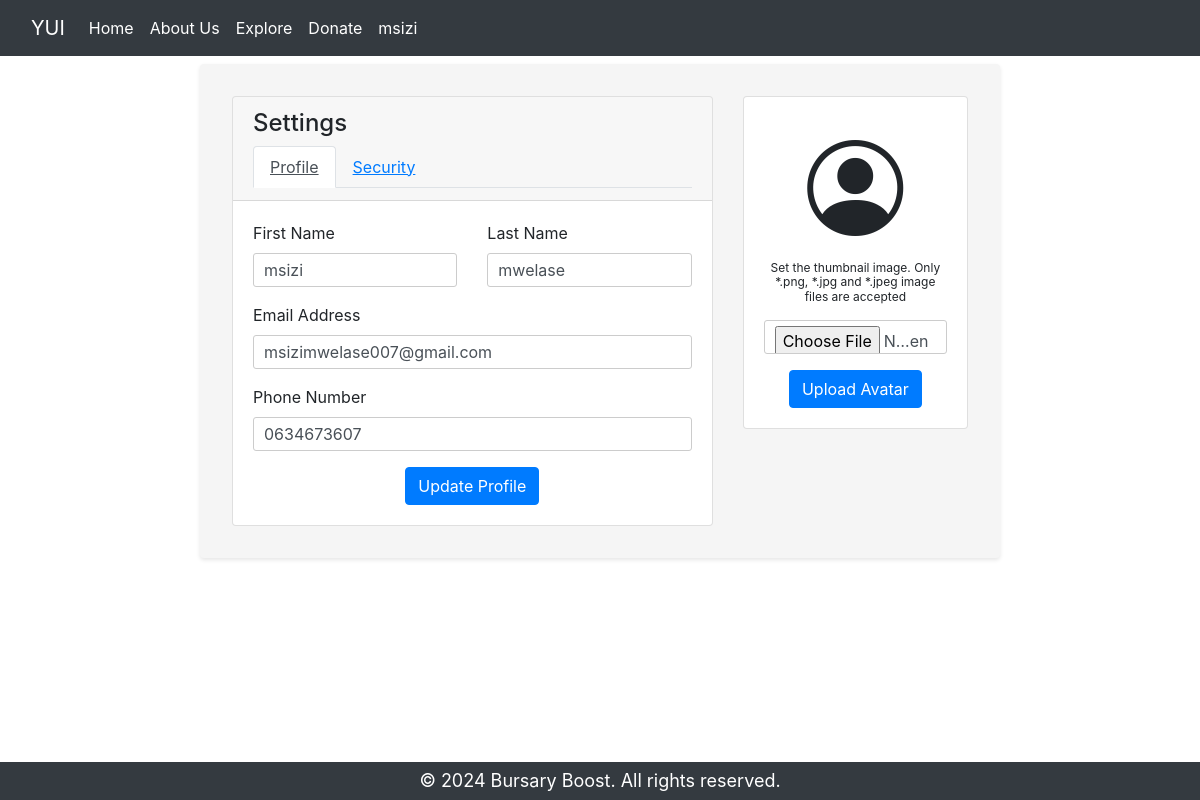
/update_profile/2 (signed in), run on an earlier commit of the app's database.
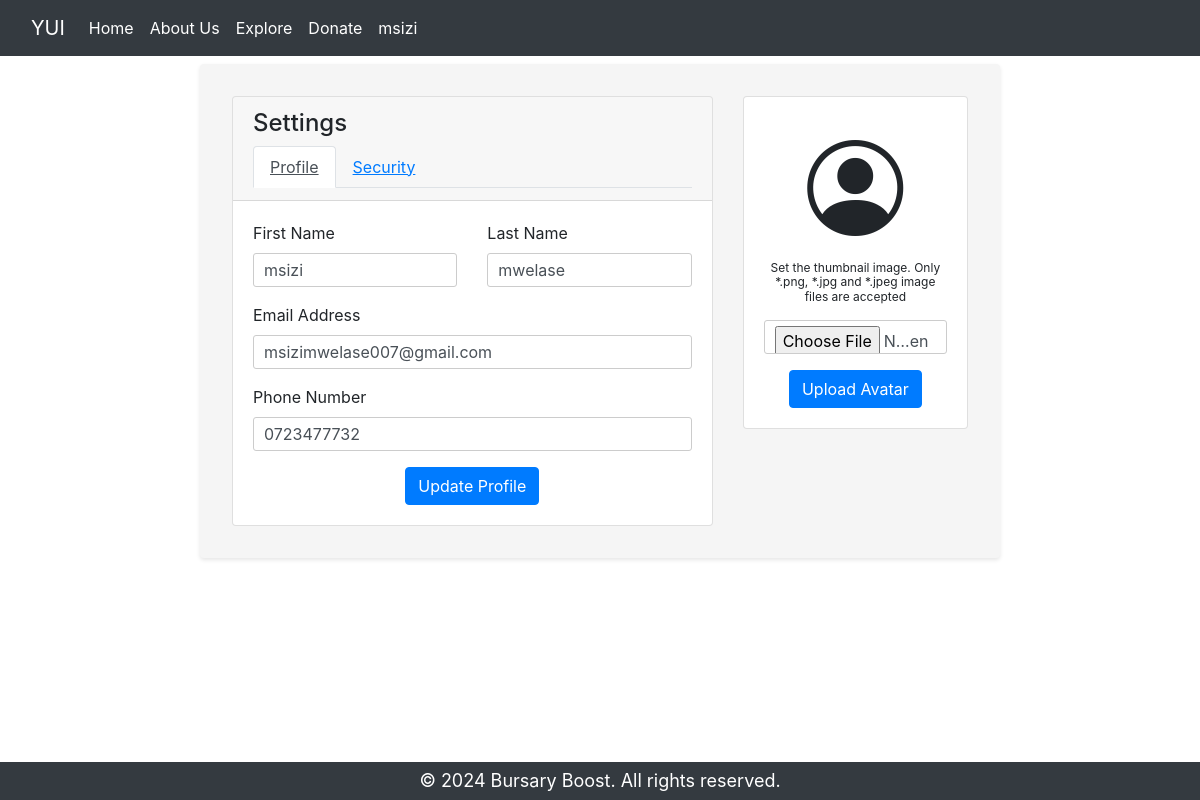
And on a later commit of the database.
### website/models.py (models this page shows, shortened)
class User(db.Model, UserMixin):
    _id = db.Column(db.Integer, primary_key=True)
    email = db.Column(db.String(150), unique=True)
    first_name = db.Column(db.String(150))
    last_name = db.Column(db.String(150))
    phone_number = db.Column(db.String(15))
    password = db.Column(db.String(150))
    gender = db.Column(db.String(150))
    id_number = db.Column(db.String(13))
    age = db.Column(db.Integer)
    status = db.Column(db.String(150))
    certified_id_document = db.Column(db.String(255))
    matric_statement = db.Column(db.String(255))
    cv = db.Column(db.String(255))
    other_supporting_documents = db.Column(db.String(255))

### website/views.py (the view, shortened to what this page needs)
@views.route('/update_profile/<int:user_id>', methods=['GET', 'POST'])
def update_profile(user_id):
    user = User.query.get(user_id)
    form = UpdateProfileForm(obj=user)
    form2 = UpdatePasswordForm()
    print(form.errors)
    return render_template("update_profile.html", form=form, form2=form2, user=current_user)

### website/forms.py
class UpdateProfileForm(FlaskForm):
    first_name = StringField(label='First Name', validators=[DataRequired()])
    last_name = StringField(label='Last Name', validators=[DataRequired()])
    email = EmailField(label='Email Address', validators=[DataRequired(), Email()])
    phone_number = TelField(label='Phone Number', validators=[DataRequired(), Length(min=10, max=10)])

class UpdatePasswordForm(FlaskForm):
    old_password = PasswordField(label='Old Password', validators=[DataRequired(), Length(min=8, max=20)])
    new_password = PasswordField(label='New Password', validators=[DataRequired(), Length(min=8, max=20)])
    confirm_new_password = PasswordField(label='Confirm New Password',
                                     validators=[DataRequired(),
                                                 EqualTo('new_password', 'password does not match')])
    submit_btn = SubmitField('Update')

### website/templates/update_profile.html (shortened to what this page needs)
{% extends "base.html" %}
{% block content %}
<div class="container my-2">
    <div class="row">
        <div class="col-md-8">
            <div class="card">
                <div class="card-header">
                    <h4>Settings</h4>
                    <ul class="nav nav-tabs" id="settingsTabs">
                        <li class="nav-item" onclick="gotoProfile()">
                            <a class="nav-link active" href="#">Profile</a>
                        </li>
                        <li class="nav-item" onclick="gotoSecurity()">
                            <a class="nav-link" href="#">Security</a>
                        </li>
                    </ul>
                </div>
                <div class="card-body" id="sharedCard">
                    <form method="POST" action="{{ url_for('views.update_profile', user_id=user._id)}}"
                        id="profileForm">
                        <div class="row">
                            <div class="col-md-6">
                                <div class="form-group">
                                    {{ form.first_name.label(class="form-label") }}
                                    {{ form.first_name(class_="form-control") }}
                                </div>
                            </div>
                            <div class="col-md-6">
                                <div class="form-group">
                                    {{ form.last_name.label(class="form-label") }}
                                    {{ form.last_name(class_="form-control") }}
                                </div>
                            </div>
                        </div>
                        <div class="form-group">
                            {{ form.email.label(class="form-label") }}
                            {{ form.email(class_="form-control") }}
                        </div>
                        <div class="form-group">
                            {{ form.phone_number.label(class="form-label") }}
                            {{ form.phone_number(class_="form-control") }}
                        </div>
                        <div class="d-flex justify-content-center">
                            <button type="submit" class="btn btn-primary">Update Profile</button>
                        </div>
                    </form>
                </div>
            </div>
        </div>
        <div class="col-md-4">
            <div class="card text-center">
                <div class="card-body">
                    <i class="bi bi-person-circle" style="font-size: 6rem;"></i>
                    <p style="font-size: 12px;">Set the thumbnail image. Only *.png, *.jpg and *.jpeg image files are
                        accepted</p>
                    <form>
                        <input type="file" class="form-control mb-3" accept="image/*">
                        <button type="button" class="btn btn-primary">Upload Avatar</button>
                    </form>
                </div>
            </div>
        </div>
    </div>
</div>
{% endblock %}

### website/templates/base.html (shortened to what this page needs)
<!DOCTYPE html>
<html>
<head class="container">
  <link rel="stylesheet" href="https://stackpath.bootstrapcdn.com/bootstrap/4.4.1/css/bootstrap.min.css"
 />
  <link rel="stylesheet" href="https://stackpath.bootstrapcdn.com/font-awesome/4.7.0/css/font-awesome.min.css"
 />
  <nav class="navbar navbar-expand-lg navbar-dark bg-dark">
    <div class="container-fluid">
      <a class="navbar-brand" href="#">YUI</a>
      <div class="collapse navbar-collapse" id="navbarNav">
        <ul class="navbar-nav me-auto">
          <li class="nav-item">
            <a class="nav-link active" aria-current="page" href="#">Home</a>
          </li>
          <li class="nav-item">
            <a class="nav-link active" aria-current="page" href="#">About Us</a>
          </li>
          <li class="nav-item">
            <a class="nav-link active" aria-current="page" href="#">Explore</a>
          </li>
          <li class="nav-item">
            <a class="nav-link active" aria-current="page" href="#">Donate</a>
          </li>
          {% if user %}
          <li class="nav-item">
            <a class="nav-link active" aria-current="page"
              href="{{ url_for('views.update_profile', user_id=user._id) }}">{{ user.first_name }}</a>
          </li>
          {% endif %}
        </ul>
      </div>
    </div>
  </nav>
  <link href="https://cdnjs.cloudflare.com/ajax/libs/bootstrap-icons/1.10.5/font/bootstrap-icons.min.css"
    rel="stylesheet">
</head>
<body>
  {% block content %}{% endblock %}
  <br>
  <footer class="bg-dark text-white text-center py-2 fixed-bottom">
    <p>&copy; 2024 Bursary Boost. All rights reserved.</p>
  </footer>
</body>
</html>

What changed in the data, as far as the page shows it:
changed User "msizi": phone_number "0634673607" → "0723477732"
